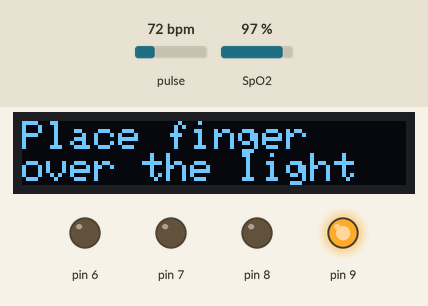
A sketch run on a simulated Arduino Uno, built with avr-gcc and run on an emulated ATmega328P. On the bench: 96×16 one-colour display, output pins drawn as LEDs (lit = HIGH). Dashed ring = blinking. The inputs (shaded band) are chosen by the test bench; at power-on: pulse 72 bpm, SpO2 97 %. The display library's start-up logo is not drawn; what the sketch prints to the serial monitor is not drawn.

Above: at 1.6 s.
1.7 s: pulse set to 158 bpm
At 4.4 s:
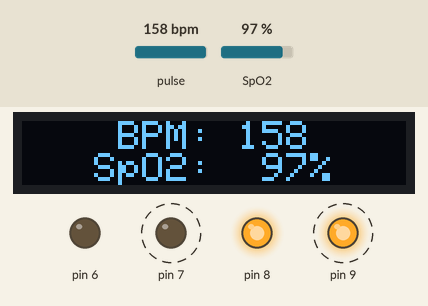
4.5 s: pulse set to 61 bpm
At 6.1 s:
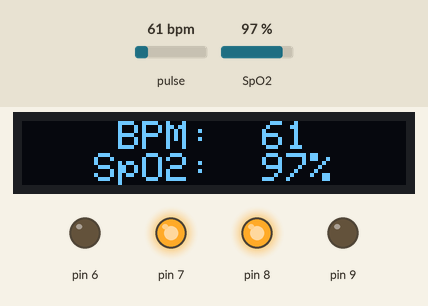
6.8 s: pulse set to 57 bpm
At 9.0 s:
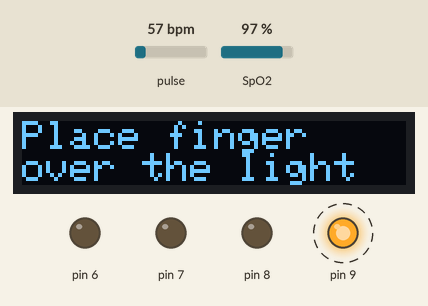
Timing chart, 0 to 16.9 s (numbered marks = the images above; inputs shaded):
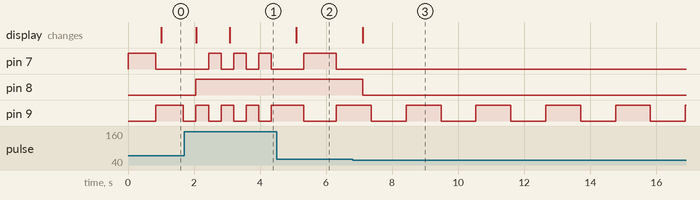

Measured:
- the behaviour switches between 60 and 59 bpm on pulse (found by bisection; images 2 and 3)
- after the input at 1.7 s, pin 8: LOW → HIGH after 0.36 s instead of 0.81 s
- after the input at 4.5 s, the display: changes after 0.60 s (image 2)
- after the input at 6.8 s, pin 7: stops changing and stays LOW; pin 8: HIGH → LOW after 0.31 s; the display: changes after 0.31 s (image 3)
- by itself, pin 7: alternates HIGH for 0.38 s and LOW for 0.38 s
- by itself, pin 9: alternates HIGH for 1.1 s and LOW for 1.1 s

The sketch:

DualWavelengthSystem.ino
```cpp
//jb3891
#include <SPI.h>
#include <Wire.h>
#include <Adafruit_GFX.h>
#include <Adafruit_SSD1306.h>

#define SCREEN_WIDTH 96
#define SCREEN_HEIGHT 16

#define OLED_RESET -1
#define SCREEN_ADDRESS 0x3C
Adafruit_SSD1306 display(SCREEN_WIDTH, SCREEN_HEIGHT, &Wire, OLED_RESET);

#include "MAX30100_PulseOximeter.h"

#define REPORTING_PERIOD_MS 1000
PulseOximeter pox;
uint32_t tsLastReport = 0;
int O2;
int LEDpmin = 6;
int LEDpmax = 9;
bool s;
bool p;

void onBeatDetected() {
  switch (s) {
    case 0:
      digitalWrite(9,HIGH);
      digitalWrite(7,LOW);
      s = 1;
      break;
    case 1:
      digitalWrite(9,LOW);
      digitalWrite(7,HIGH);
      s = 0;
      break;
  }
}
//jb3891
void setup() {
  Serial.begin(9600);
  //attachInterrupt(digitalPinToInterrupt(4), pswitch, RISING);
  for (int i=LEDpmin; i<=LEDpmax; i++) {
    pinMode(i,OUTPUT);
  }
  digitalWrite(6,HIGH);
  digitalWrite(7,HIGH);
  Serial.print("Initialising Oximeter: ");
  if (!pox.begin()) {
    Serial.println("FAILED");
    digitalWrite(6,HIGH);
    digitalWrite(7,LOW);
    for(;;);
  }
  else {
    Serial.println("SUCCESS");
    digitalWrite(6,LOW);
    digitalWrite(7,HIGH);
  }
  pox.setOnBeatDetectedCallback(onBeatDetected);
  if(!display.begin(SSD1306_SWITCHCAPVCC, SCREEN_ADDRESS)) {
    Serial.println(F("SSD1306 allocation failed"));
    for(;;);
  }
  display.display();
}
//jb3891
void loop() {
  pox.update();

  if (millis() - tsLastReport > REPORTING_PERIOD_MS) {
    /*Serial.print("Heart rate:");
    int HR = pox.getHeartRate();
    Serial.print(HR);
    Serial.print("bpm / SpO2:");
    Serial.print(pox.getSpO2());
    Serial.println("%");
    display.clearDisplay();
    Serial.print("readings");*/
    Serial.println(p);
    readings();
    while (p==1) {
      halt();
    }

    tsLastReport = millis();
    }
  delay(1);
}
//jb3891
```

Display.ino
```cpp
//jb3891
void readings() {
  display.clearDisplay();
  display.setTextColor(SSD1306_WHITE);
  display.setTextSize(1);
  display.setCursor(0,0);
  Serial.println("A");
  //pox.update();

  while ((pox.getHeartRate()<60) || (pox.getSpO2()<90)) {
    display.setCursor(0,0);
    display.print("Place finger    over the light");
    digitalWrite(6,LOW);
    digitalWrite(8,LOW);
    digitalWrite(7,LOW);
    display.display();
    pox.update();
  }
    digitalWrite(8,HIGH);
    display.clearDisplay();
    int HR = pox.getHeartRate();
    display.printf("%8s", "BPM:");
    display.printf("%4d", HR);
    display.println();

    if (pox.getSpO2()>100) {
      O2 = 100;
    }
    else {
      O2 = pox.getSpO2();
    }
    display.printf("%8s", "SpO2:");
    display.printf("%4d", O2);
    display.println("%");

  display.display();
}
//jb3891
void halt() {
  display.clearDisplay();
    display.drawRect(7, 0, 4, 16, SSD1306_WHITE);
    display.drawRect(15, 0, 4, 16, SSD1306_WHITE);
    display.setCursor(0,0);

    int HR = pox.getHeartRate();
    display.printf("%10s", "BPM:");
    display.printf("%4d", HR);
    display.println();

    if (pox.getSpO2()>100) {
      O2 = 100;
    }
    else {
      O2 = pox.getSpO2();
    }
    display.printf("%10s", "SpO2:");
    display.printf("%4d", O2);
    display.println("%");

  display.display();
}
void pswitch() {
  switch (p) {
    case 0:
      p = 1;
      break;
    case 1:
      p = 0;
      break;
  }
}
//jb3891
```
